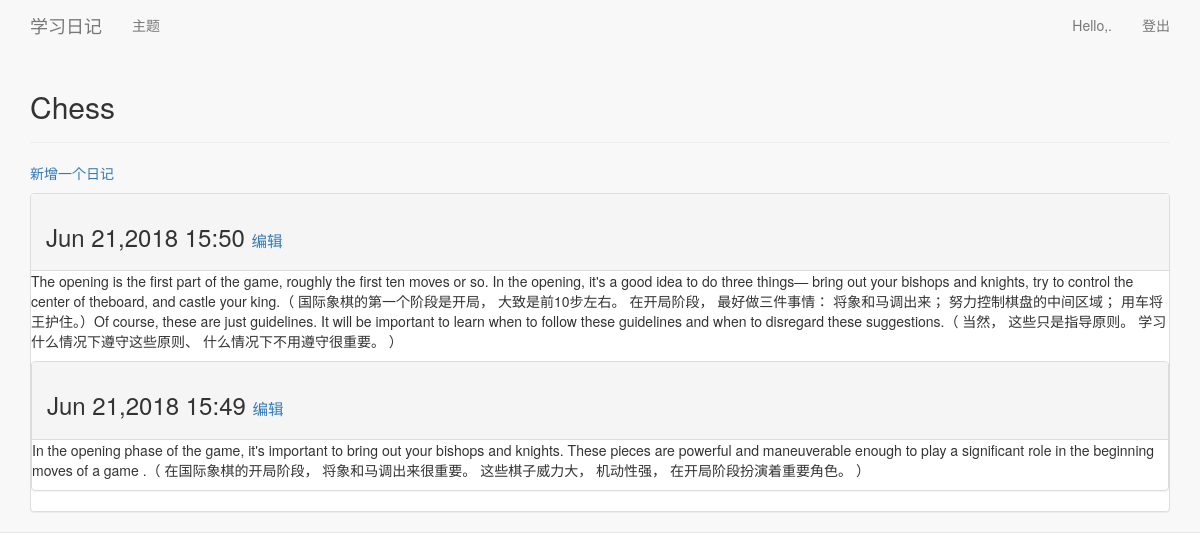
The page /topics/1/ (signed in) on the database its author committed.
### learning_log/models.py (models this page shows, shortened)
class Topic(models.Model):
    text = models.CharField(max_length=200)
    date_added = models.DateTimeField(auto_now_add = True)
    owner = models.ForeignKey(User)
    def __unicode__(self):
	"""返回模型的字符串表示"""
	return self.text

class Entry(models.Model):
    topic = models.ForeignKey(Topic)
    text = models.TextField()
    date_added = models.DateTimeField(auto_now_add=True)
    class Meta:
        verbose_name_plural = 'entries'

### learning_log/views.py (the view)
# urls.py: url(r'^topics/(?P<topic_id>\d+)/$',views.topic,name='topic'),
@login_required
def topic(request,topic_id):
    topic = Topic.objects.get(id=topic_id)
    if topic.owner != request.user:
        raise Http404
    entries = topic.entry_set.order_by('-date_added')
    context = {'topic':topic,'entries':entries}
    return render(request,'learning_log/topic.html',context)

### learning_log/templates/learning_log/topic.html
{% extends 'learning_log/base.html' %}
{% block header %}
  <h2>{{ topic }}</h2>
{% endblock header %}
{% block content %}
  <p>
    <a href="{% url 'learning_log:new_entry' topic.id %}">新增一个日记</a>
  </p>
    {% for entry in entries %}
      <div class="panel panel-default">
        <div class="panel-heading">
          <h3>
            {{ entry.date_added|date:'M d,Y H:i' }}
            <small>
              <a href="{% url 'learning_log:edit_entry' entry.id %}">编辑</a>
            </small>
          </h3>
        </div>
        <div class="panal-body">
          {{ entry.text|linebreaks }}
        </div>
    {% empty %}
      在这主题中，这是一条新的记录。
    {% endfor %}
{% endblock content %}

### learning_log/templates/learning_log/base.html (shortened to what this page needs)
{% load bootstrap3 %}
<!DOCTYPE html>
<html lang="en">
  <head>
    {% bootstrap_css %}
  </head>
  <body>
      <nav class="navbar navbar-default navbar-static-top">
        <div class="container">
          <div class="navbar-header">
            <a class="navbar-brand" href="{% url 'learning_log:index' %}">
              学习日记</a>
          </div>
          <div id="navbar" class="navbar-collapse collapse">
            <ul class="nav navbar-nav">
              <li><a href="{% url 'learning_log:topics' %}">主题</a></li>
            </ul>
            <ul class="nav navbar-nav navbar-right">
              {% if user.is_authenticated %}
                <li><a>Hello,{{ urser.usernamr }}.</a></li>
                <li><a href="{% url 'users:logout' %}">登出</a></li>
              {% else %}
                <li><a href="{% url 'users:register' %}">注册</a></li>
                <li><a href="{% url 'users:login' %}">登录</a></li>
              {% endif %}
            </ul>
          </div>
        </div>
      <div class="container">
        <div class="page-header">
          {% block header %}{% endblock header %}
        </div>
        <div>
          {% block content %}{% endblock content %}
        </div>
      </div>
    </body>
  </html>

### rows shown on the page
Topic: text "Chess"
Entry: date_added "Jun 21,2018 15:50", text "The opening is the first part of the game, roughly the first ten moves or so. In the opening, it's a good idea to do three things— bring out your bishops and knights, try to control the center of theboard, and castle your king.（ 国际象棋的第一个阶段是开局， 大致是前10步左右。 在开局阶段， 最好做三件事情： 将象和马调出来； 努力控制棋盘的中间区域； 用车将王护住。）Of course, these are just guidelines. It will be important to learn when to follow these guidelines and when to disregard these suggestions.（ 当然， 这些只是指导原则。 学习什么情况下遵守这些原则、 什么情况下不用遵守很重要。 ）"
Entry: date_added "Jun 21,2018 15:49", text "In the opening phase of the game, it's important to bring out your bishops and knights. These pieces are powerful and maneuverable enough to play a significant role in the beginning moves of a game .（ 在国际象棋的开局阶段， 将象和马调出来很重要。 这些棋子威力大， 机动性强， 在开局阶段扮演着重要角色。 ）"
